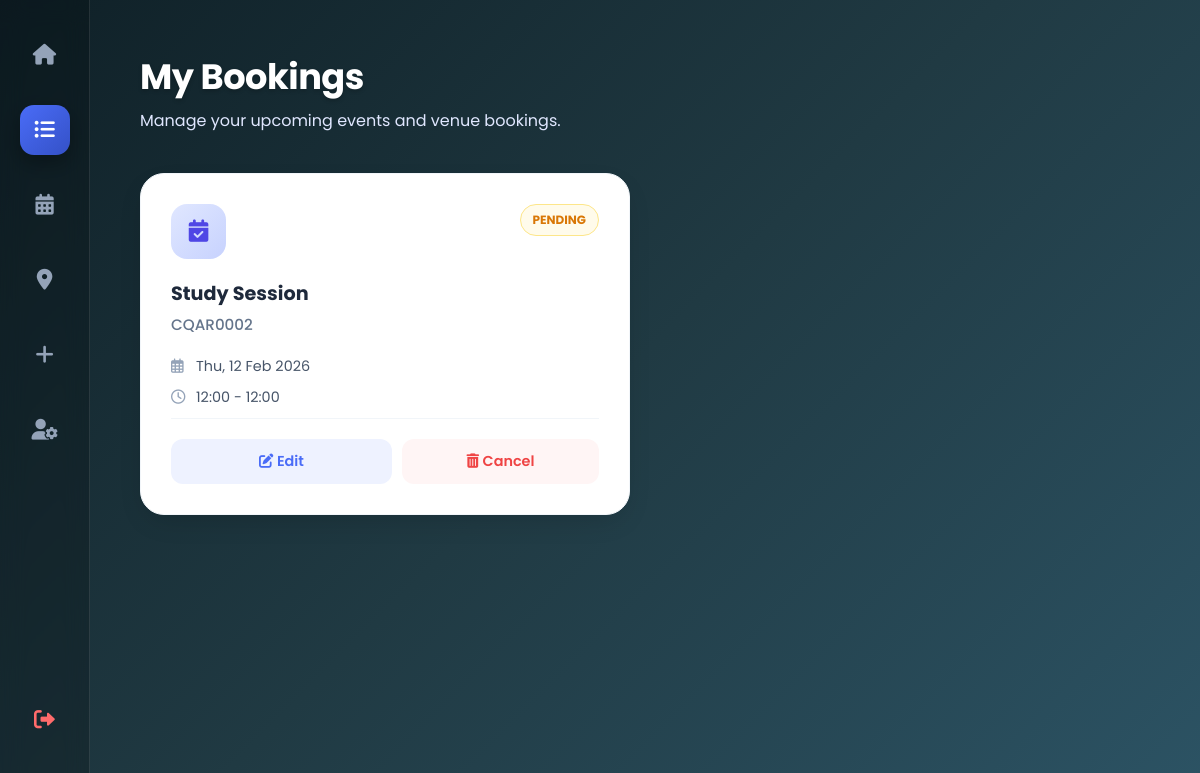
The app's page /my_bookings/ (signed in), older data.
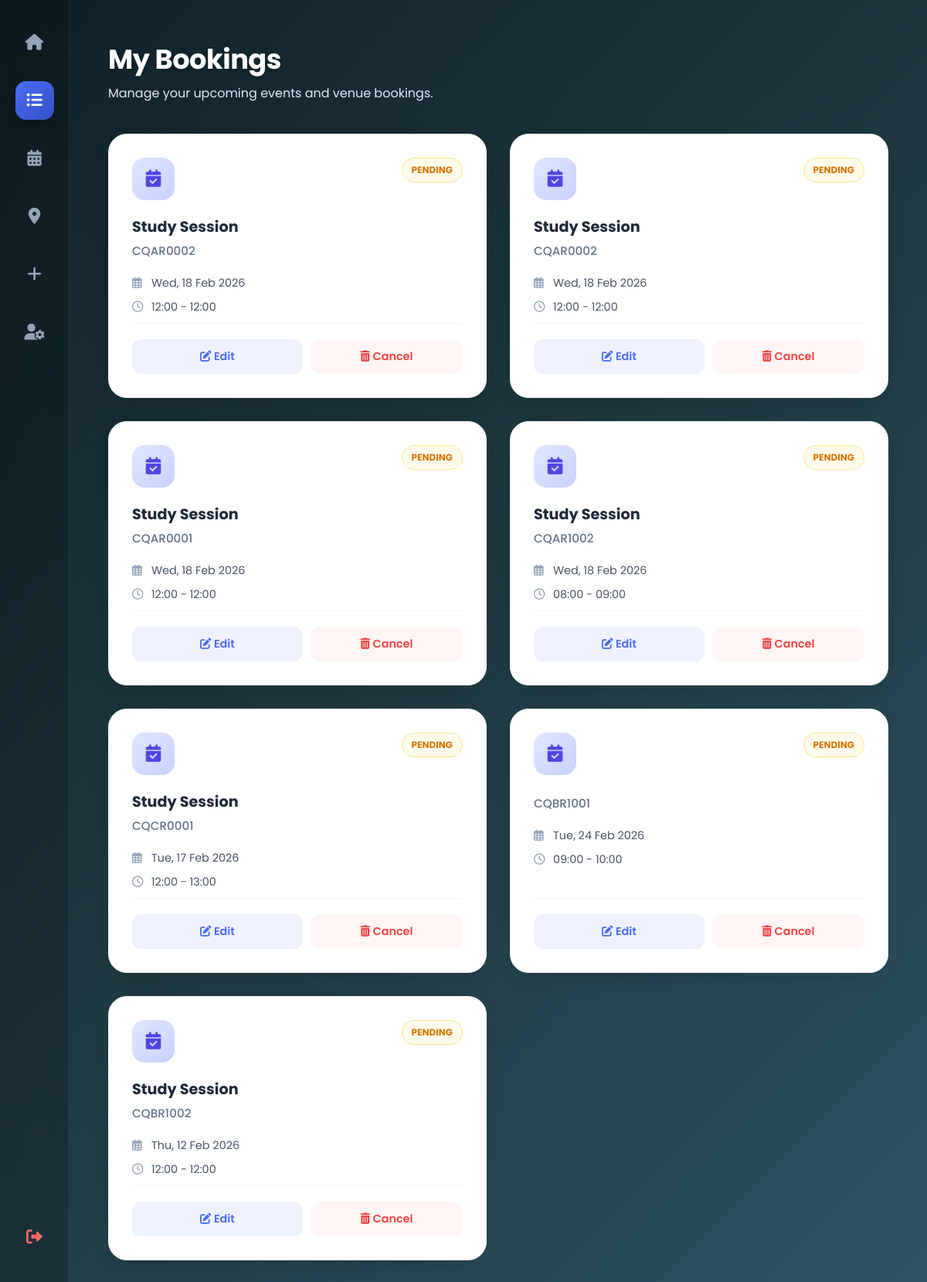
The same page, newer data.
### accounts/models.py (models this page shows, shortened)
class Booking(models.Model):
    STATUS_CHOICES = [
        ('PENDING', 'Pending'),
        ('APPROVED', 'Approved'),
        ('REJECTED', 'Rejected'),
    ]
    PURPOSE_CHOICES = [
        ('STUDY', 'Study'),
        ('EVENT', 'Event'),
    ]
    user = models.ForeignKey(User, on_delete=models.CASCADE, related_name='bookings')
    venue = models.ForeignKey(Venue, on_delete=models.CASCADE, related_name='bookings')
    purpose = models.CharField(max_length=10, choices=PURPOSE_CHOICES, default='STUDY')
    event_name = models.CharField(max_length=200, blank=True)
    description = models.TextField(blank=True)
    document = models.FileField(upload_to='booking_docs/', blank=True, null=True)
    start_time = models.DateTimeField()
    end_time = models.DateTimeField()
    status = models.CharField(max_length=10, choices=STATUS_CHOICES, default='PENDING')
    created_at = models.DateTimeField(auto_now_add=True)
    updated_at = models.DateTimeField(auto_now=True)
    approved_by = models.ForeignKey(User, on_delete=models.SET_NULL, null=True, blank=True, related_name='approved_bookings')
    approved_at = models.DateTimeField(null=True, blank=True)
    addon_equipment = models.TextField(blank=True, null=True, help_text="List any extra equipment needed (e.g., Extra Mic, Extension Cord).")
    qr_code = models.ImageField(upload_to='qr_codes/', blank=True, null=True)
    time_slot = models.CharField(max_length=20, blank=True, null=True, help_text="Selected time slot (e.g. 09:00-10:00)")
    class Meta:
        ordering = ['-start_time']
        indexes = [
            models.Index(fields=['user', 'status']),
            models.Index(fields=['venue', 'start_time', 'end_time']),
        ]

class Venue(models.Model):
    name = models.CharField(max_length=200, help_text="e.g. Lecture Hall A")
    location = models.CharField(max_length=200, help_text="e.g. Block B, Level 2")
    capacity = models.IntegerField(help_text="How many people can fit?")
    equipment = models.CharField(max_length=200, blank=True, help_text="e.g. Projector, Wifi, AC")
    class Meta:
        ordering = ['name']

### accounts/views.py (the view)
# urls.py: path('my_bookings/', views.my_bookings_view, name='my_bookings'),
@login_required(login_url='login')
def my_bookings_view(request):
    bookings = Booking.objects.filter(user=request.user).select_related('venue').order_by('-created_at')
    status_filter = request.GET.get('status')
    if status_filter and status_filter in ['PENDING', 'APPROVED', 'REJECTED']:
        bookings = bookings.filter(status=status_filter)
    from django.core.paginator import Paginator
    paginator = Paginator(bookings, 10)  # 10 bookings per page
    page_number = request.GET.get('page')
    bookings = paginator.get_page(page_number)
    return render(request, 'my_bookings.html', {
        'bookings': bookings,
        'status_filter': status_filter
    })

### templates/my_bookings.html (shortened to what this page needs)
<!DOCTYPE html>
<html lang="en">
<head>
    <link rel="stylesheet" href="https://cdnjs.cloudflare.com/ajax/libs/font-awesome/6.0.0/css/all.min.css">
</head>
<body>
    <div class="sidebar">
        <a href="{% url 'dashboard' %}" class="sidebar-icon" data-tooltip="Dashboard"><i class="fas fa-home"></i></a>
        <a href="#" class="sidebar-icon active" data-tooltip="My Bookings"><i class="fas fa-list-ul"></i></a>
        <a href="{% url 'calendar' %}" class="sidebar-icon" data-tooltip="View Schedule"><i class="fas fa-calendar-alt"></i></a>
        <a href="{% url 'venue_list' %}" class="sidebar-icon" data-tooltip="Campus Venues"><i class="fas fa-map-marker-alt"></i></a>
        <a href="{% url 'create_booking' %}" class="sidebar-icon" data-tooltip="Book a Venue"><i class="fas fa-plus"></i></a>
        <a href="{% url 'profile' %}" class="sidebar-icon" data-tooltip="Settings"><i class="fas fa-user-cog"></i></a>
        <a href="{% url 'logout' %}" class="sidebar-icon logout" data-tooltip="Log Out"><i class="fas fa-sign-out-alt"></i></a>
    </div>
    <div class="main-content">
        <div class="header">
            <h1>My Bookings</h1>
            <p>Manage your upcoming events and venue bookings.</p>
        </div>
        <div class="bookings-grid">
            {% for booking in bookings %}
                <div class="booking-card">
                    <div class="card-top">
                        <a href="{% url 'booking_detail' booking.id %}" style="text-decoration: none; color: inherit; display: contents;">
                            <div class="venue-icon"><i class="fas fa-calendar-check"></i></div>
                            {% if booking.status == 'APPROVED' %}
                                <span class="status-badge" style="background:#f0fdf4; color:#16a34a; border-color:#bbf7d0;">Approved</span>
                            {% elif booking.status == 'REJECTED' %}
                                <span class="status-badge" style="background:#fef2f2; color:#dc2626; border-color:#fecaca;">Rejected</span>
                            {% else %}
                                <span class="status-badge" style="background:#fffbeb; color:#d97706; border-color:#fde68a;">Pending</span>
                            {% endif %}
                        </a>
                    </div>
                    <a href="{% url 'booking_detail' booking.id %}" style="text-decoration: none; color: inherit;">
                        <div class="event-name">{{ booking.event_name }}</div>
                        <div class="venue-name">{{ booking.venue.name }}</div>
                        <div class="info-row"><i class="far fa-calendar-alt"></i> {{ booking.start_time|date:"D, d M Y" }}</div>
                        <div class="info-row"><i class="far fa-clock"></i> {{ booking.start_time|date:"H:i" }} - {{ booking.end_time|date:"H:i" }}</div>
                    </a>
                    <div class="card-footer">
                        <a href="{% url 'modify_booking' booking.id %}" class="btn-edit"><i class="fas fa-edit"></i> Edit</a>
                        <form method="POST" action="{% url 'delete_booking' booking.id %}" onsubmit="return confirm('Cancel this booking?');" style="flex: 1;">
                            <button type="submit" class="btn-cancel"><i class="fas fa-trash-alt"></i> Cancel</button>
                        </form>
                    </div>
                </div>
            {% empty %}
                <div class="no-bookings">
                    <h3>No Bookings Found</h3>
                    <p>You haven't made any reservations yet.</p>
                    <a href="{% url 'create_booking' %}" style="color:#4a6cf7; font-weight:600; text-decoration:none;">Book Now</a>
                </div>
            {% endfor %}
        </div>
    </div>
</body>
</html>

Row changes from the older to the newer data that the page shows:
added Booking: status "PENDING", event_name "Study Session", venue.name "CQAR0002", start_time "Wed, 18 Feb 2026", start_time "12:00", end_time "12:00"
added Booking: status "PENDING", event_name "Study Session", venue.name "CQAR0002", start_time "Wed, 18 Feb 2026", start_time "12:00", end_time "12:00"
added Booking: status "PENDING", event_name "Study Session", venue.name "CQAR0001", start_time "Wed, 18 Feb 2026", start_time "12:00", end_time "12:00"
added Booking: status "PENDING", event_name "Study Session", venue.name "CQAR1002", start_time "Wed, 18 Feb 2026", start_time "08:00", end_time "09:00"
added Booking: status "PENDING", event_name "Study Session", venue.name "CQCR0001", start_time "Tue, 17 Feb 2026", start_time "12:00", end_time "13:00"
added Booking: status "PENDING", venue.name "CQBR1001", start_time "Tue, 24 Feb 2026", start_time "09:00", end_time "10:00"
changed Booking: venue.name "CQAR0002" → "CQBR1002"
